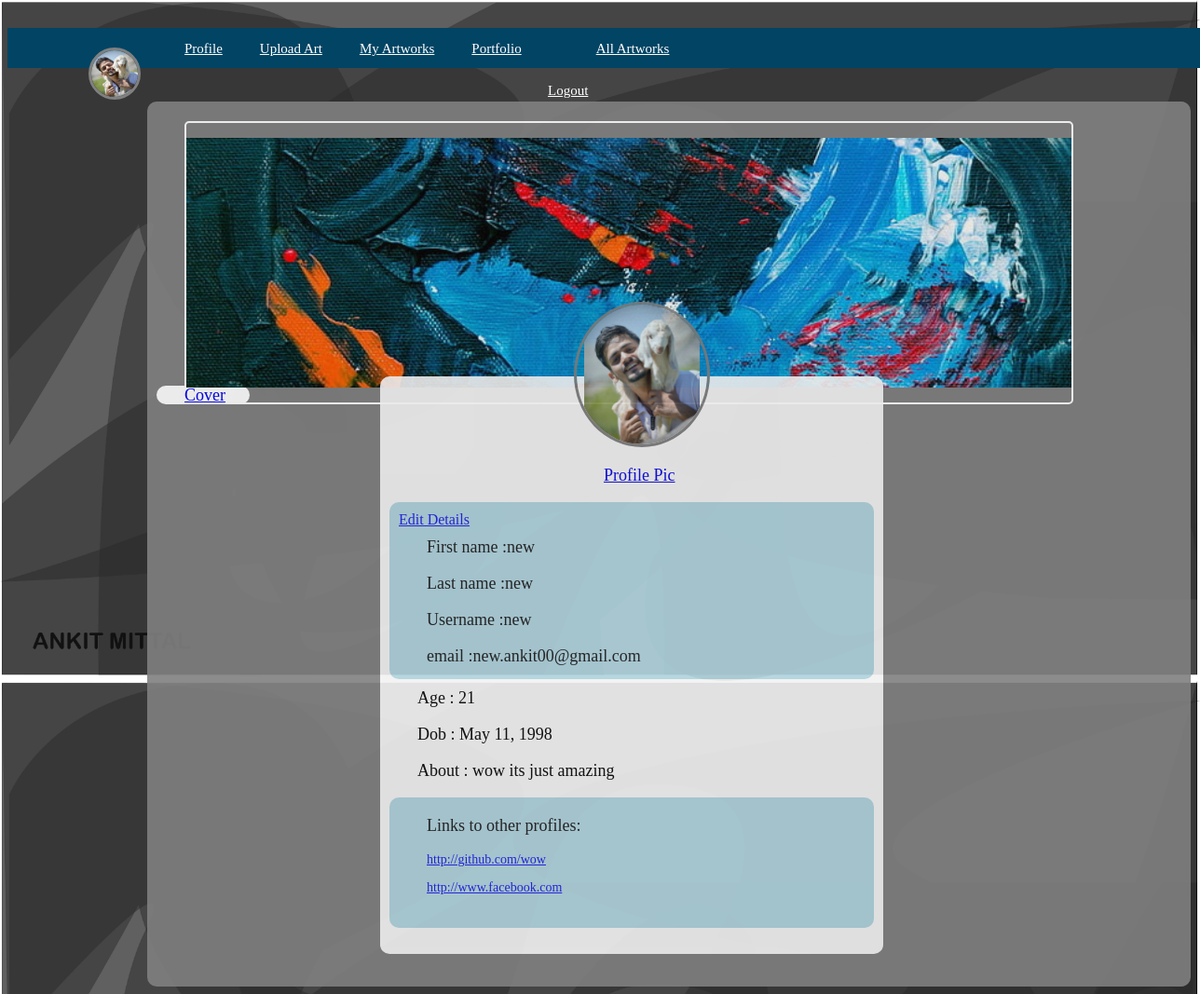
Screenshot of /artapp/profile (signed in) with the database file from the repository.
### artapp/models.py (models this page shows, shortened)
class more(models.Model):
    user1=models.OneToOneField(User,on_delete=models.CASCADE)
    ppic=models.ImageField(upload_to='profile_pics' ,blank=True)

class more2(models.Model):
    user1=models.OneToOneField(User,on_delete=models.CASCADE)
    coverphoto=models.ImageField(upload_to='cover_pics' ,blank=True)

class details(models.Model):
    user1=models.OneToOneField(User,on_delete=models.CASCADE)
    age=models.IntegerField(blank=False)
    Dob=models.DateField(blank=True,null=True)
    about=models.TextField(blank=True)
    link=models.URLField(blank=True)
    link1=models.URLField(blank=True)

### artapp/views.py (the view)
# urls.py: path("profile",views.profile,name='profile'),
def profile(request):
    temp=details.objects.filter(user1=request.user)
    pic2=more2.objects.filter(user1=request.user)
    pic=more.objects.filter(user1=request.user)
    context={'user':request.user,'pic':pic,'pic2':pic2,'temp':temp}
    return render(request,'artapp/profile.html',context)

### artapp/templates/artapp/profile.html
{% extends "artapp/base.html" %}
{%block body_block %}
<br><br>
<div class="reg" style="height:930px; width:1100px; margin-left:150px; background-color:grey;">
{% if pic2 %}
{% for i in pic2%}
<a href="{%url 'artapp:more2' user.id%}">
<img style=" margin-top:10px; height:300px; width:950px; object-fit:contain; margin-left:30px; border:solid 2px white; border-radius:5px; " class="profile" src="{{i.coverphoto.url}}" alt="sorry" width=150px height=100px;/>
</a>
{%endfor%}
{%endif%}
<div style="width:100px; height:20px; background-color:white; border-radius:10px; margin-top:-40px;">
<p><a href="{%url 'artapp:more2' user.id%}">Cover</a></p></div>
<div class="reg"  style="height:600px; margin-left:240px; margin-top:-30px;">
{% if pic %}
{% for i in pic%}
<a href="{%url 'artapp:more1' user.id%}">
<img style="margin-left:198px; height:150px; width:140px; object-fit:contain; border-radius:50%; border:solid 3px grey; margin-top:-90px; opacity:1;" class="profile" src="{{i.ppic.url}}" alt="sorry" width=150px height=100px;/>
</a>
{%endfor%}
{%endif%}
<a href="{%url 'artapp:more1' user.id%}"><p style= "margin-left:230px">Profile Pic</a></p>
<div class="reg1" style="margin-left:0px; height:170px;background-color:lightblue">
<a href="{%url 'artapp:details' user.id%}">Edit Details</a>
<p> First name       :{{user.first_name}}</p><p> Last name       :{{user.last_name}}</p>
<p> Username       :{{user}}</p>
<p>email       :{{user.email}}</p>
</div>
{%if temp%}
{%for i in temp%}
{%if i.age%}
<p> Age : {{i.age}}</p>
{%endif%}
{%if i.Dob%}
<p> Dob :  {{i.Dob}}</p>
{%endif%}
{%if i.about%}
<p> About :  {{i.about}}</p>
{%endif%}
{%if i.link%}
<div class="reg1" style="margin-left:0px; height:120px;background-color:lightblue">
<p> Links to other profiles:</p>
<a href={{i.link}}>
<p style="font-size:14px;">{{i.link}}</p></a>
{%endif%}
{%if i.link1%}
<a href={{i.link1}}>
<p style="font-size:14px;">{{i.link1}}</p></a>
{%endif%}
</div>
{%endfor%}
{%endif%}
</div></div>
{%endblock%}

### artapp/templates/artapp/base.html (shortened to what this page needs)
{%load static %}
<html>
<head><title></title> <link rel="stylesheet" href="{%static 'css/design.css'%}"> </head>
<body id="bg" style="background-image: url('{%static "images/d.jpg"%}')";>
<ul>
{% if pic %}
{% for i in pic%}
<a href="{%url 'artapp:more1' user.id%}">
<li>
<img style=" width:50px; height:50px; border-radius:50%; border:solid 3px grey; margin-right:-160px;" class="profile" src="{{i.ppic.url}}" alt="sorry" width=150px height=100px;/>
</a></li>
{%endfor%}
{%endif%}
{% if user.is_authenticated %}
<li style="margin:10px; margin-left: 110px;"><a href="{%url 'artapp:profile'%}">Profile</a></li>
<li style="margin:10px"><a href="{%url 'artapp:artworks1' user.id%}">Upload Art</a></li>
<li style="margin:10px"><a href="{%url 'artapp:viewart'%}">My Artworks</a></li>
<li style="margin:10px; margin-right:0px;"><a href="{%url 'artapp:portfolio'%}">Portfolio</a><li>
<li style="margin:10px"><a href="{%url 'artapp:viewall'%}">All Artworks</a></li>
<li style="margin:10px; margin-left:500px;"><a href="{%url 'logout'%}">Logout</a></li>
{%endif%}
</ul>
{% block body_block%}
{% endblock %}
</body>
</html>

### artapp/static/css/design.css (style rules this page uses)
ul { list_style:name; width: 100%; margin:30px auto 0px auto; height:43px; padding: 0px 20px 0px 20px; background:#014464; background:-moz-linear-gradient(top,#0272a7,#013953); background:-webkit-gradient(linear,0% 0%, 0% 100%,from(#0272a7),to(#01353)); }
img { margin:10px; }
li { float:left; display:block;text-align:center; position:relative; padding:4px 10px 4px 10px; margin-right:30px; margin-top:7px; border:none; }
li a { font-size:15px; color:white; }
.reg { background-color:white;border-radius:10px; width:520px; margin-left:380px; height:350px; opacity:0.90; background-radius:3px;padding:10px; }
.reg1 { background-color:grey; border-radius:10px; width:500px; margin-left:380px; height:200px; opacity:0.90; background-radius:3px;padding:10px; }
#bg { background-size:100%; }
p { font-size:18px; font-color:white; margin-left:30px; margin-top:10px; }

### rows the page displays
more: ppic (picture)
more2: coverphoto (picture)
details: age "21", Dob "May 11, 1998", about "wow its just amazing", link "http://github.com/wow", link1 "http://www.facebook.com"

### other values shown
{{ user.first_name }} "new"
{{ user.last_name }} "new"
{{ user }} "new"
{{ user.email }} "new.ankit00@gmail.com"
